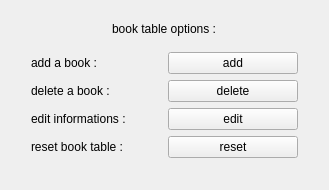
              <widget class="QWidget" name="page_2">
               <property name="geometry">
                <rect>
                 <x>0</x>
                 <y>0</y>
                 <width>329</width>
                 <height>190</height>
                </rect>
               </property>
               <attribute name="label">
                <string>book section</string>
               </attribute>
               <layout class="QVBoxLayout" name="verticalLayout_26">
                <item>
                 <layout class="QVBoxLayout" name="verticalLayout_21">
                  <property name="leftMargin">
                   <number>10</number>
                  </property>
                  <property name="topMargin">
                   <number>10</number>
                  </property>
                  <property name="rightMargin">
                   <number>10</number>
                  </property>
                  <property name="bottomMargin">
                   <number>10</number>
                  </property>
                  <item alignment="Qt::AlignmentFlag::AlignHCenter">
                   <widget class="QLabel" name="label_22">
                    <property name="minimumSize">
                     <size>
                      <width>0</width>
                      <height>10</height>
                     </size>
                    </property>
                    <property name="maximumSize">
                     <size>
                      <width>16777215</width>
                      <height>15</height>
                     </size>
                    </property>
                    <property name="text">
                     <string>book table options :</string>
                    </property>
                   </widget>
                  </item>
                  <item>
                   <layout class="QGridLayout" name="gridLayout_6">
                    <property name="leftMargin">
                     <number>10</number>
                    </property>
                    <property name="topMargin">
                     <number>10</number>
                    </property>
                    <property name="rightMargin">
                     <number>10</number>
                    </property>
                    <property name="bottomMargin">
                     <number>10</number>
                    </property>
                    <item row="3" column="0">
                     <widget class="QLabel" name="label_25">
                      <property name="text">
                       <string>reset book table :</string>
                      </property>
                     </widget>
                    </item>
                    <item row="1" column="0">
                     <widget class="QLabel" name="label_23">
                      <property name="text">
                       <string>delete a book :</string>
                      </property>
                     </widget>
                    </item>
                    <item row="0" column="0">
                     <widget class="QLabel" name="label_21">
                      <property name="text">
                       <string>add a book :</string>
                      </property>
                     </widget>
                    </item>
                    <item row="2" column="0">
                     <widget class="QLabel" name="label_24">
                      <property name="text">
                       <string>edit informations :</string>
                      </property>
                     </widget>
                    </item>
                    <item row="0" column="1">
                     <widget class="QPushButton" name="home_add_book">
                      <property name="text">
                       <string>add</string>
                      </property>
                     </widget>
                    </item>
                    <item row="1" column="1">
                     <widget class="QPushButton" name="home_delete_book">
                      <property name="text">
                       <string>delete</string>
                      </property>
                     </widget>
                    </item>
                    <item row="2" column="1">
                     <widget class="QPushButton" name="home_edit_book">
                      <property name="text">
                       <string>edit</string>
                      </property>
                     </widget>
                    </item>
                    <item row="3" column="1">
                     <widget class="QPushButton" name="home_reset_books">
                      <property name="text">
                       <string>reset</string>
                      </property>
                     </widget>
                    </item>
                   </layout>
                  </item>
                 </layout>
                </item>
               </layout>
              </widget>
